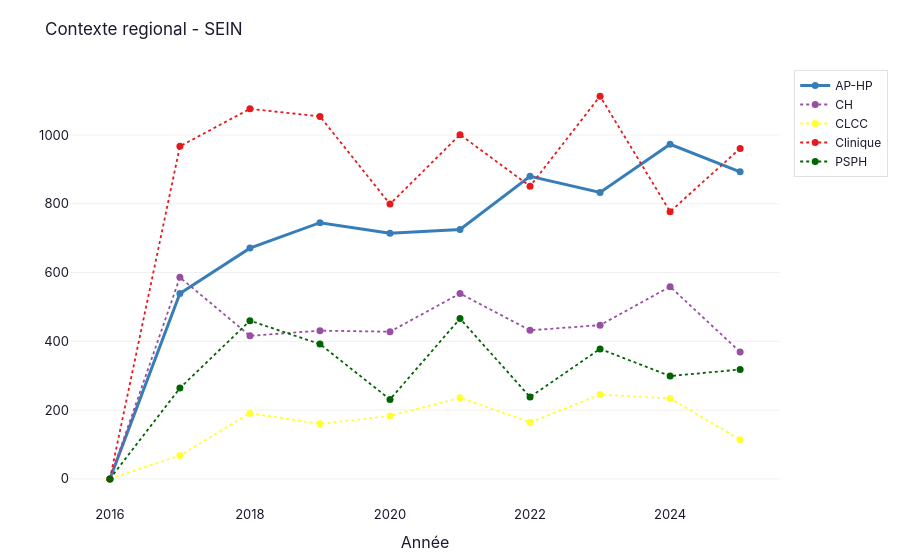

The notebook cell saved with this chart:
### Markdown cell above
## Section 2 — Évolution du nombre de patients

Branche `entity == 'AP-HP'` : le contexte est **régional**.
`regional_comparison` + `donut_market_share` (régional, dernière année) + séjours par mode de PEC.

### Code cell
reg_app = reg[(reg.appareil == APPAREIL) & (reg.organe == 'TOTAL')]
fig_reg = regional_comparison(reg_app, 'nb_patients',
                              f'Contexte regional - {APPAREIL}',
                              color_map=REGIONAL_COLORS)
fig_reg.show()

### Figure 1 — Plotly figure (JSON) as saved in the notebook; plotly's stock layout.template omitted (floating-point values rounded to 4 significant figures)
{"data": [{"hovertemplate": "<b>AP-HP</b><br>%{y:,.0f}<extra></extra>", "line": {"color": "#377EB8", "dash": "solid", "width": 3}, "marker": {"color": "#377EB8", "size": 7}, "mode": "lines+markers", "name": "AP-HP", "type": "scatter", "x": [2016, 2017, 2018, 2019, 2020, 2021, 2022, 2023, 2024, 2025], "y": [0, 539, 671, 745, 714, 725, 880, 833, 973, 893]}, {"hovertemplate": "<b>CH</b><br>%{y:,.0f}<extra></extra>", "line": {"color": "#984EA3", "dash": "dot", "width": 1.8}, "marker": {"color": "#984EA3", "size": 7}, "mode": "lines+markers", "name": "CH", "type": "scatter", "x": [2016, 2017, 2018, 2019, 2020, 2021, 2022, 2023, 2024, 2025], "y": [0, 586, 416, 431, 428, 539, 432, 447, 559, 369]}, {"hovertemplate": "<b>CLCC</b><br>%{y:,.0f}<extra></extra>", "line": {"color": "#FFFF33", "dash": "dot", "width": 1.8}, "marker": {"color": "#FFFF33", "size": 7}, "mode": "lines+markers", "name": "CLCC", "type": "scatter", "x": [2016, 2017, 2018, 2019, 2020, 2021, 2022, 2023, 2024, 2025], "y": [0, 68, 191, 160, 183, 236, 164, 245, 234, 114]}, {"hovertemplate": "<b>Clinique</b><br>%{y:,.0f}<extra></extra>", "line": {"color": "#E41A1C", "dash": "dot", "width": 1.8}, "marker": {"color": "#E41A1C", "size": 7}, "mode": "lines+markers", "name": "Clinique", "type": "scatter", "x": [2016, 2017, 2018, 2019, 2020, 2021, 2022, 2023, 2024, 2025], "y": [0, 967, 1076, 1054, 799, 1001, 851, 1113, 777, 961]}, {"hovertemplate": "<b>PSPH</b><br>%{y:,.0f}<extra></extra>", "line": {"color": "darkgreen", "dash": "dot", "width": 1.8}, "marker": {"color": "darkgreen", "size": 7}, "mode": "lines+markers", "name": "PSPH", "type": "scatter", "x": [2016, 2017, 2018, 2019, 2020, 2021, 2022, 2023, 2024, 2025], "y": [0, 264, 460, 392, 231, 466, 238, 378, 299, 318]}], "layout": {"font": {"color": "#1A1A2E", "family": "Inter, Arial, sans-serif", "size": 13}, "hovermode": "x unified", "legend": {"bgcolor": "rgba(255,255,255,0.95)", "bordercolor": "#DEE2E6", "borderwidth": 1, "font": {"size": 12}}, "margin": {"b": 50, "l": 70, "r": 30, "t": 70}, "paper_bgcolor": "white", "plot_bgcolor": "white", "title": {"font": {"size": 17}, "text": "Contexte regional - SEIN"}, "xaxis": {"showgrid": false, "title": {"text": "Année"}, "zeroline": false}, "yaxis": {"gridcolor": "#F0F0F0", "showgrid": true, "zeroline": false}}}
